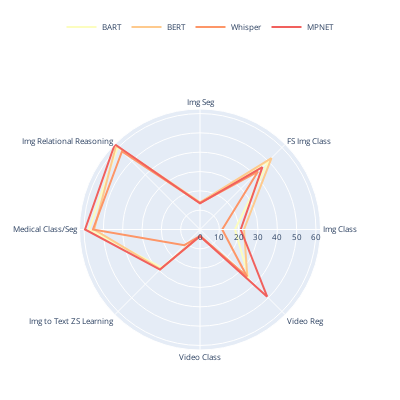

Source (notebook cell):
### Code cell
import plotly.express as px
# Preprocess data for polar plot
color_palette = px.colors.sequential.Magma_r  # Original palette
target_length = len(modality_shift)
color_palette = generate_palette(color_palette, target_length)

categories = df.columns[-8:]  # Exclude the first column (Model.Metric)
values = df.iloc[:, -8:].values  # Exclude the first column

categories = [category.replace("Classification", "Class").replace("Zero Shot", "ZS").replace("Image", "Img").replace("Regression", "Reg").replace("Few Shot", "FS").replace("Segmentation", "Seg") for category in categories]  # Shorten the category names
# dataframe that includes only Model.Metrics matching entries in pretraining_shift
new_df = df[df['Model.Metric'].isin(modality_shift)]
columns = new_df.columns
# gaussian normalization
# for col in columns[1:]:
#     new_df[col] = (new_df[col] - new_df[col].mean()) / new_df[col].std()
values = new_df.iloc[:, -8:].values  # Exclude the first column
new_df = new_df.reset_index(drop=True)
# Create polar plot for each model
fig = go.Figure()
for i, model in enumerate(modality_shift):
    id = new_df[new_df['Model.Metric'] == model].index[0]
    color_index = i % len(color_palette)  # Ensure the index is within the range of the color palette
    fig.add_trace(go.Scatterpolar(
        r=values[i],
        theta=categories,
        name=model,
        mode='lines',
        line=dict(color=color_palette[color_index])  
        
    ))
    fig.add_trace(go.Scatterpolar(
        r=[values[i][0], values[i][-1]],
        theta=[categories[0], categories[-1]],
        name=model,
        mode='lines',
        showlegend=False,
        line=dict(color=color_palette[color_index]) 
        
    ))
    
    

# Update layout
fig.update_layout(
    height=400,
    width=400,
    autosize=True,
    margin=dict(
            l=50,
            r=50,
            b=50,
            t=100,
            pad=4
        ),
    font=dict(
        size=8
    ),
)

# make legend smaller and move it to the top center
fig.update_layout(
    legend=dict(
        orientation="h",
        yanchor="top",
        y=1.4,
        xanchor="center",
        x=0.5
    )
)

fig.show()
fig.write_image("modality_polar_plot.pdf")
fig.write_image("modality_polar_plot.png")

### Figure 1 — Plotly figure (JSON) as saved in the notebook; plotly's stock layout.template omitted (floating-point values rounded to 4 significant figures)
{"data": [{"line": {"color": "#fcfdbf"}, "mode": "lines", "name": "BART", "r": [18.1, 50.46, 13.97, 60.26, 57.5, 27.86, 3.32, 35.87], "theta": ["Img Class", "FS Img Class", "Img Seg", "Img Relational Reasoning", "Medical Class/Seg", "Img to Text ZS Learning", "Video Class", "Video Reg"], "type": "scatterpolar"}, {"line": {"color": "#fcfdbf"}, "mode": "lines", "name": "BART", "r": [18.1, 35.87], "showlegend": false, "theta": ["Img Class", "Video Reg"], "type": "scatterpolar"}, {"line": {"color": "#feca8d"}, "mode": "lines", "name": "BERT", "r": [22.77, 52.29, 14.05, 61.42, 54.75, 29.03, 3.425, 34.63], "theta": ["Img Class", "FS Img Class", "Img Seg", "Img Relational Reasoning", "Medical Class/Seg", "Img to Text ZS Learning", "Video Class", "Video Reg"], "type": "scatterpolar"}, {"line": {"color": "#feca8d"}, "mode": "lines", "name": "BERT", "r": [22.77, 34.63], "showlegend": false, "theta": ["Img Class", "Video Reg"], "type": "scatterpolar"}, {"line": {"color": "#fd9668"}, "mode": "lines", "name": "Whisper", "r": [11.48, 42.44, 13.73, 57.11, 55.4, 11.44, 3.359, 34.4], "theta": ["Img Class", "FS Img Class", "Img Seg", "Img Relational Reasoning", "Medical Class/Seg", "Img to Text ZS Learning", "Video Class", "Video Reg"], "type": "scatterpolar"}, {"line": {"color": "#fd9668"}, "mode": "lines", "name": "Whisper", "r": [11.48, 34.4], "showlegend": false, "theta": ["Img Class", "Video Reg"], "type": "scatterpolar"}, {"line": {"color": "#f1605d"}, "mode": "lines", "name": "MPNET", "r": [21.06, 45.64, 13.52, 62.35, 59.5, 29.29, 3.437, 49.16], "theta": ["Img Class", "FS Img Class", "Img Seg", "Img Relational Reasoning", "Medical Class/Seg", "Img to Text ZS Learning", "Video Class", "Video Reg"], "type": "scatterpolar"}, {"line": {"color": "#f1605d"}, "mode": "lines", "name": "MPNET", "r": [21.06, 49.16], "showlegend": false, "theta": ["Img Class", "Video Reg"], "type": "scatterpolar"}], "layout": {"autosize": true, "font": {"size": 8}, "height": 400, "legend": {"orientation": "h", "x": 0.5, "xanchor": "center", "y": 1.4, "yanchor": "top"}, "margin": {"b": 50, "l": 50, "pad": 4, "r": 50, "t": 100}, "width": 400}}
